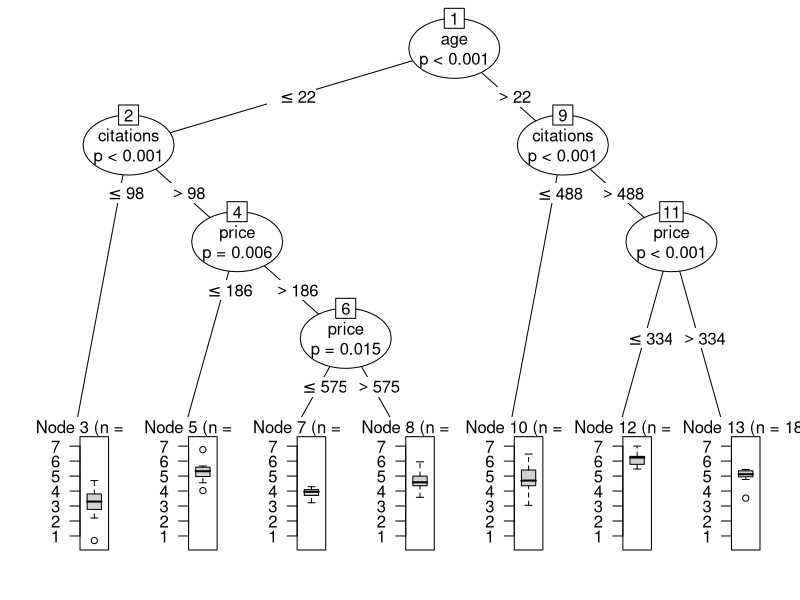
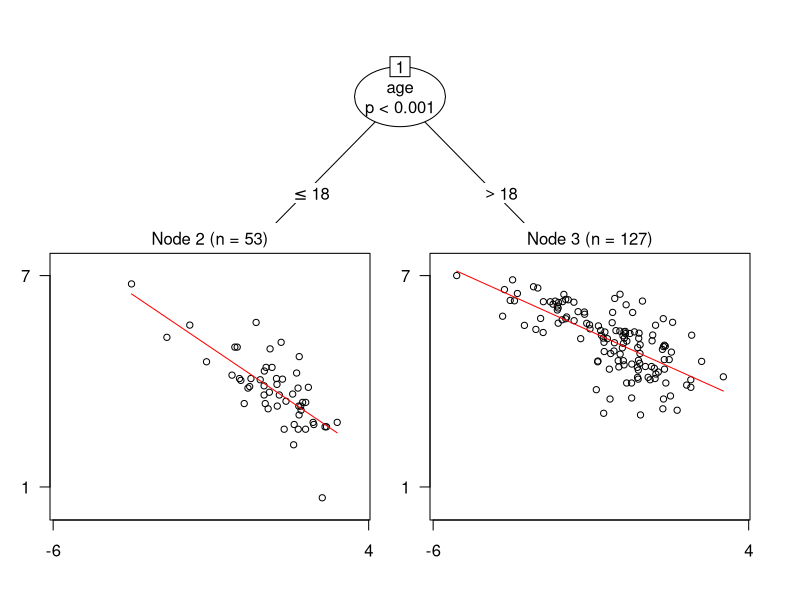
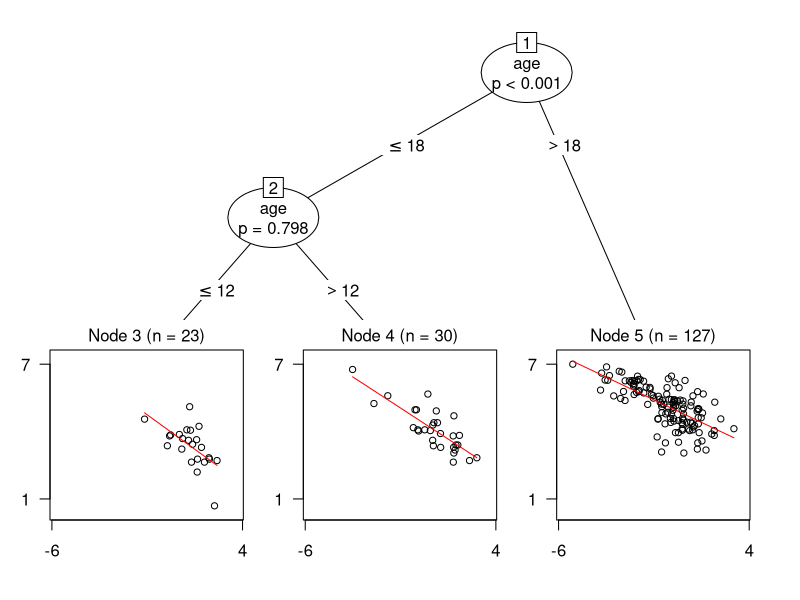
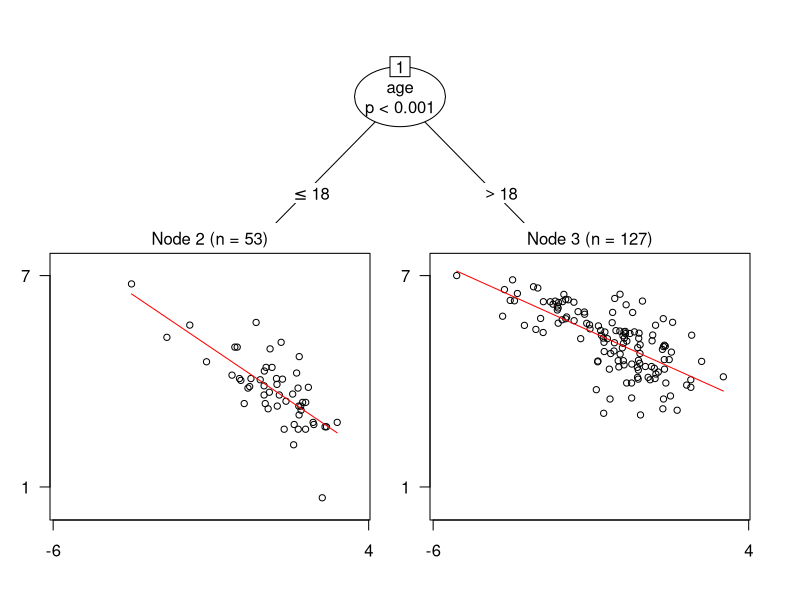
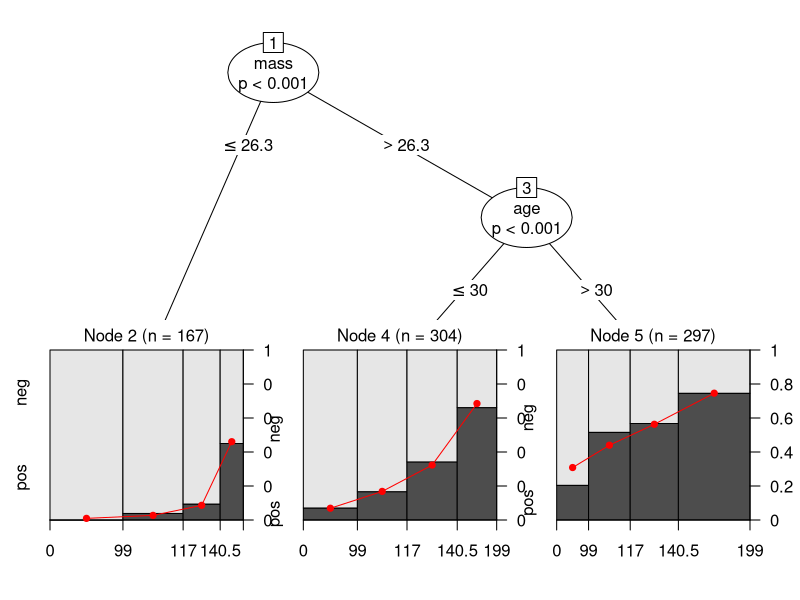
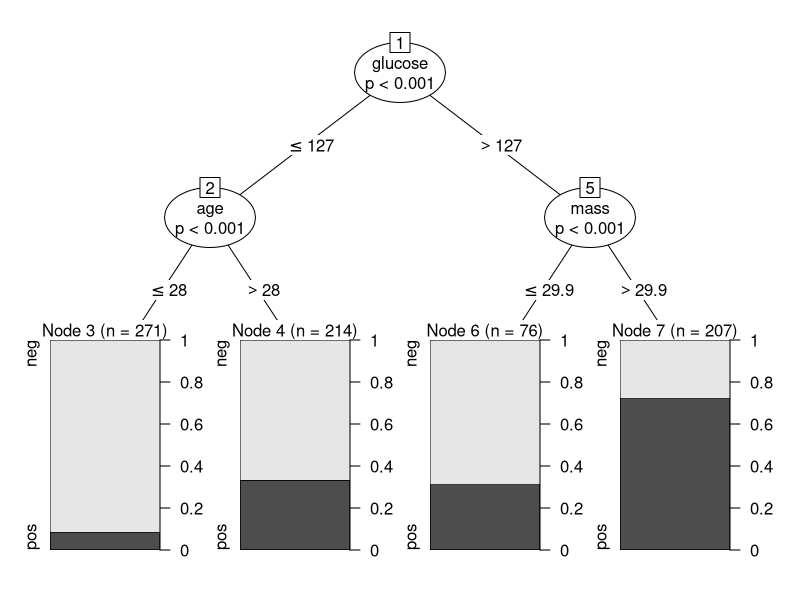
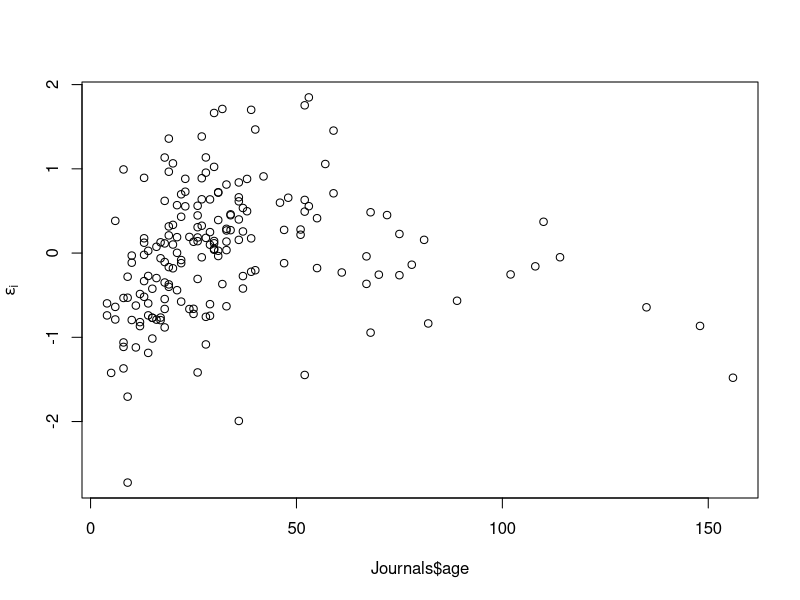
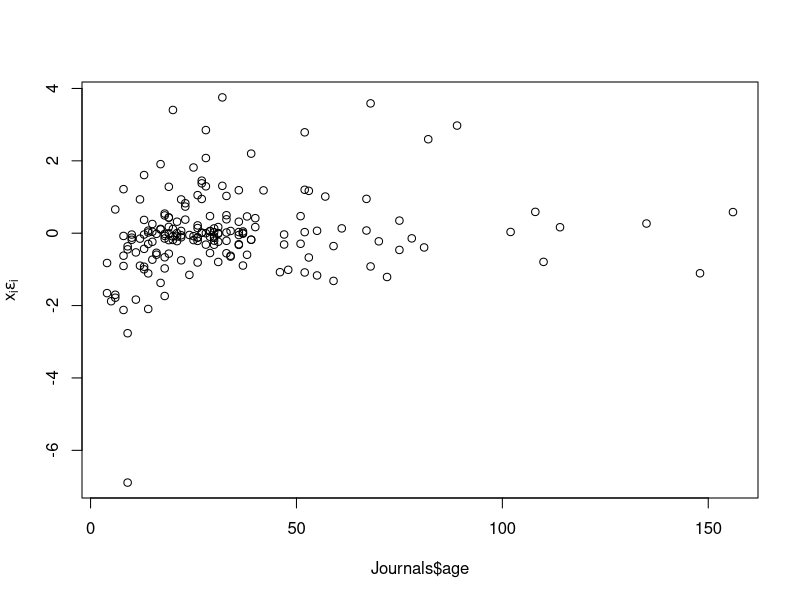

The R script that drew these images, in order:
## ---- chunk 1
knitr::opts_chunk$set(echo = TRUE)
## ---- chunk 2
library("partykit")
library("Formula")

library("vcd") # for visualization
library("sandwich") # to demonstrate parameter instability test
## ---- chunk 3
data("Journals", package = "AER")
Journals <- transform(Journals, age = 2000 - foundingyear, chars = charpp * pages)
head(Journals)
## ---- chunk 4
tree1 <- lmtree(log(subs) ~ 1 | price + citations + age + chars + society, data = Journals)
plot(tree1)
## ---- chunk 5
tree2 <- lmtree(log(subs) ~ log(price/citations) | price + citations + age + chars + society, data = Journals)
plot(tree2)
## ---- chunk 6
tree2 <- lmtree(log(subs) ~ log(price/citations) | price + citations + age + chars + society, data = Journals, verbose = TRUE)
# an alternative to verbose = TRUE
# library(strucchange) ## just for sctest
# sctest(tree2, node = 1)
## ---- chunk 7
tree2[3] # node No. 3
## ---- chunk 8
print(tree2, node = 3)
## ---- chunk 9
summary(tree2, node = 1:3) 
## ---- chunk 10
coef(tree2, node = c(2, 3)) 
## ---- chunk 11
logLik(tree2)
AIC(tree2)
BIC(tree2)
## ---- chunk 12
(J_new <- head(Journals, 5)) # select first five entries from dataset
predict(tree2, newdata = J_new, type = "node")
predict(tree2, newdata = J_new, type = "response")
## ---- chunk 13
tree3 <- lmtree(log(subs) ~ log(price/citations) | price + citations + age + chars + society, 
                data = Journals,
                alpha = 0.85, # default significance level = 0.05
                minsize = NULL, # default: min. (10*no. of parameters) observations per node
                maxdepth = Inf # default: Infinity
                )
plot(tree3)
## ---- chunk 14
AIC(tree2)
AIC(tree3)
## ---- chunk 15
tree4 <- lmtree(log(subs) ~ log(price/citations) | price + citations + age + chars + society, 
                data = Journals,
                alpha = 0.85, # default significance level = 0.05
                minsize = NULL, # default: min. (10*no. of parameters) observations per node
                maxdepth = Inf, # default: Infinity
                prune = "AIC" # post-pruning based on AIC-criterion
                )
plot(tree4)
## ---- chunk 16
data("PimaIndiansDiabetes", package = "mlbench") # load data

pid_tree1 <- glmtree(diabetes ~ glucose | pregnant + pressure + triceps + insulin + mass + pedigree + age,
                     data = PimaIndiansDiabetes, 
                     family = binomial(link = "logit"), # model type: logistic regression
                     alpha = 0.05, # default significance level = 0.05
                     minsize = NULL, # default: min. (10*no. of parameters) observations per node
                     maxdepth = Inf) 

plot(pid_tree1)
## ---- chunk 17
pid_tree2 <- glmtree(diabetes ~ 1 | glucose + pregnant + pressure + triceps + insulin + mass + pedigree + age,
                     data = PimaIndiansDiabetes, 
                     family = binomial(link = "logit"), # model type: logistic regression
                     alpha = 0.05, # default significance level = 0.05
                     minsize = NULL, # default: min. (10*no. of parameters) observations per node
                     maxdepth = 3) 

plot(pid_tree2)
## ---- chunk 18
ctree1 <- ctree(log(subs) ~ price + citations + age + chars + society, data = Journals) 
ctree2 <- ctree(log(subs) ~ log(price) + citations + age + chars + society, data = Journals) 
## ---- chunk 19
m1 <- lm(log(subs) ~ log(price/citations), data = Journals)

plot(Journals$age, estfun(m1)[, 1], ylab = expression(epsilon[i]))
plot(Journals$age, estfun(m1)[, 2], ylab = expression(x[i] * epsilon[i]))
